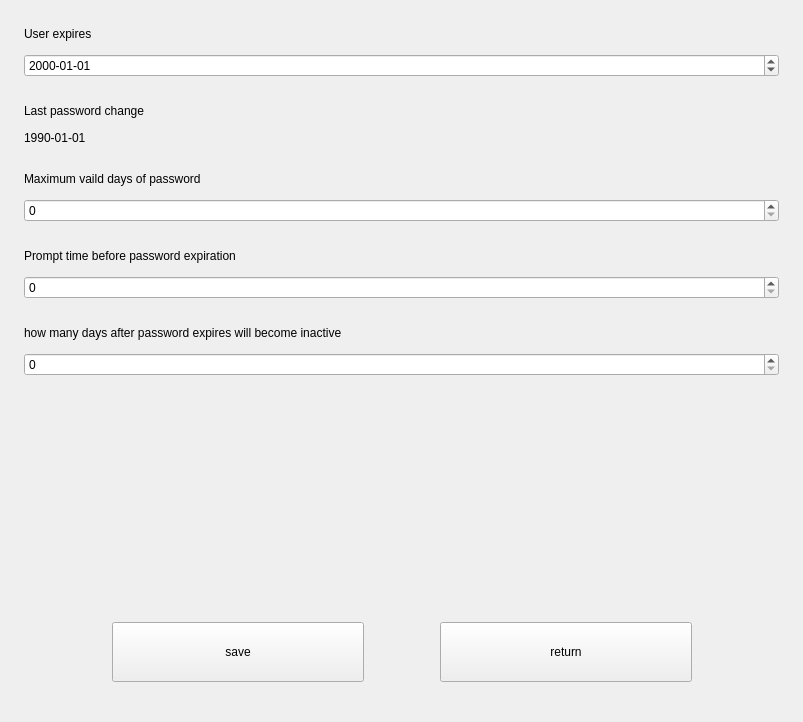
<?xml version="1.0" encoding="UTF-8"?>
<ui version="4.0">
 <class>PasswordExpirationPolicyPage</class>
 <widget class="QWidget" name="PasswordExpirationPolicyPage">
  <property name="geometry">
   <rect>
    <x>0</x>
    <y>0</y>
    <width>803</width>
    <height>722</height>
   </rect>
  </property>
  <property name="windowTitle">
   <string>PasswordExpirationPolicyPage</string>
  </property>
  <layout class="QVBoxLayout" name="verticalLayout">
   <property name="spacing">
    <number>0</number>
   </property>
   <property name="leftMargin">
    <number>24</number>
   </property>
   <property name="topMargin">
    <number>0</number>
   </property>
   <property name="rightMargin">
    <number>24</number>
   </property>
   <property name="bottomMargin">
    <number>0</number>
   </property>
   <item>
    <layout class="QHBoxLayout" name="layout_labelUserExpires">
     <property name="topMargin">
      <number>24</number>
     </property>
     <property name="bottomMargin">
      <number>10</number>
     </property>
     <item>
      <widget class="QLabel" name="label">
       <property name="text">
        <string>User expires</string>
       </property>
      </widget>
     </item>
     <item>
      <spacer name="horizontalSpacer_4">
       <property name="orientation">
        <enum>Qt::Horizontal</enum>
       </property>
       <property name="sizeHint" stdset="0">
        <size>
         <width>40</width>
         <height>20</height>
        </size>
       </property>
      </spacer>
     </item>
    </layout>
   </item>
   <item>
    <layout class="QHBoxLayout" name="horizontalLayout_2">
     <item>
      <widget class="QDateEdit" name="dateEdit_userExpires">
       <property name="displayFormat">
        <string>yyyy-MM-dd</string>
       </property>
      </widget>
     </item>
    </layout>
   </item>
   <item>
    <layout class="QHBoxLayout" name="horizontalLayout_3">
     <property name="topMargin">
      <number>24</number>
     </property>
     <property name="bottomMargin">
      <number>10</number>
     </property>
     <item>
      <widget class="QLabel" name="label_2">
       <property name="text">
        <string>Last password change</string>
       </property>
      </widget>
     </item>
     <item>
      <spacer name="horizontalSpacer_5">
       <property name="orientation">
        <enum>Qt::Horizontal</enum>
       </property>
       <property name="sizeHint" stdset="0">
        <size>
         <width>40</width>
         <height>20</height>
        </size>
       </property>
      </spacer>
     </item>
    </layout>
   </item>
   <item>
    <layout class="QHBoxLayout" name="horizontalLayout_4">
     <item>
      <widget class="QLabel" name="label_lastPasswdChange">
       <property name="text">
        <string>1990-01-01</string>
       </property>
      </widget>
     </item>
    </layout>
   </item>
   <item>
    <layout class="QHBoxLayout" name="layout_PwdMaximumVaildDays">
     <property name="topMargin">
      <number>24</number>
     </property>
     <property name="bottomMargin">
      <number>10</number>
     </property>
     <item>
      <widget class="QLabel" name="label_3">
       <property name="text">
        <string>Maximum vaild days of password</string>
       </property>
      </widget>
     </item>
     <item>
      <spacer name="horizontalSpacer_6">
       <property name="orientation">
        <enum>Qt::Horizontal</enum>
       </property>
       <property name="sizeHint" stdset="0">
        <size>
         <width>40</width>
         <height>20</height>
        </size>
       </property>
      </spacer>
     </item>
    </layout>
   </item>
   <item>
    <layout class="QHBoxLayout" name="horizontalLayout_7">
     <item>
      <widget class="QSpinBox" name="spinBox_passwdMaxVaildDays"/>
     </item>
    </layout>
   </item>
   <item>
    <layout class="QHBoxLayout" name="layout_passwdExpirationPromptTime">
     <property name="topMargin">
      <number>24</number>
     </property>
     <property name="bottomMargin">
      <number>10</number>
     </property>
     <item>
      <widget class="QLabel" name="label_4">
       <property name="text">
        <string>Prompt time before password expiration</string>
       </property>
      </widget>
     </item>
     <item>
      <spacer name="horizontalSpacer_7">
       <property name="orientation">
        <enum>Qt::Horizontal</enum>
       </property>
       <property name="sizeHint" stdset="0">
        <size>
         <width>40</width>
         <height>20</height>
        </size>
       </property>
      </spacer>
     </item>
    </layout>
   </item>
   <item>
    <layout class="QHBoxLayout" name="horizontalLayout_8">
     <item>
      <widget class="QSpinBox" name="spinBox_promptTime"/>
     </item>
    </layout>
   </item>
   <item>
    <layout class="QHBoxLayout" name="layout_passwdInactive">
     <property name="topMargin">
      <number>24</number>
     </property>
     <property name="bottomMargin">
      <number>10</number>
     </property>
     <item>
      <widget class="QLabel" name="label_5">
       <property name="text">
        <string>how many days after password expires will become inactive</string>
       </property>
      </widget>
     </item>
     <item>
      <spacer name="horizontalSpacer_8">
       <property name="orientation">
        <enum>Qt::Horizontal</enum>
       </property>
       <property name="sizeHint" stdset="0">
        <size>
         <width>40</width>
         <height>20</height>
        </size>
       </property>
      </spacer>
     </item>
    </layout>
   </item>
   <item>
    <layout class="QHBoxLayout" name="horizontalLayout_9">
     <item>
      <widget class="QSpinBox" name="spinBox_inactiveDays"/>
     </item>
    </layout>
   </item>
   <item>
    <spacer name="verticalSpacer">
     <property name="orientation">
      <enum>Qt::Vertical</enum>
     </property>
     <property name="sizeHint" stdset="0">
      <size>
       <width>20</width>
       <height>40</height>
      </size>
     </property>
    </spacer>
   </item>
   <item>
    <layout class="QHBoxLayout" name="horizontalLayout_11">
     <property name="bottomMargin">
      <number>40</number>
     </property>
     <item>
      <spacer name="horizontalSpacer_2">
       <property name="orientation">
        <enum>Qt::Horizontal</enum>
       </property>
       <property name="sizeHint" stdset="0">
        <size>
         <width>40</width>
         <height>20</height>
        </size>
       </property>
      </spacer>
     </item>
     <item>
      <widget class="QPushButton" name="btn_save">
       <property name="sizePolicy">
        <sizepolicy hsizetype="Fixed" vsizetype="Fixed">
         <horstretch>0</horstretch>
         <verstretch>0</verstretch>
        </sizepolicy>
       </property>
       <property name="minimumSize">
        <size>
         <width>252</width>
         <height>60</height>
        </size>
       </property>
       <property name="maximumSize">
        <size>
         <width>252</width>
         <height>60</height>
        </size>
       </property>
       <property name="text">
        <string>save</string>
       </property>
      </widget>
     </item>
     <item>
      <spacer name="horizontalSpacer">
       <property name="orientation">
        <enum>Qt::Horizontal</enum>
       </property>
       <property name="sizeType">
        <enum>QSizePolicy::Fixed</enum>
       </property>
       <property name="sizeHint" stdset="0">
        <size>
         <width>76</width>
         <height>20</height>
        </size>
       </property>
      </spacer>
     </item>
     <item>
      <widget class="QPushButton" name="btn_return">
       <property name="sizePolicy">
        <sizepolicy hsizetype="Fixed" vsizetype="Fixed">
         <horstretch>0</horstretch>
         <verstretch>0</verstretch>
        </sizepolicy>
       </property>
       <property name="minimumSize">
        <size>
         <width>252</width>
         <height>60</height>
        </size>
       </property>
       <property name="maximumSize">
        <size>
         <width>252</width>
         <height>60</height>
        </size>
       </property>
       <property name="text">
        <string>return</string>
       </property>
      </widget>
     </item>
     <item>
      <spacer name="horizontalSpacer_3">
       <property name="orientation">
        <enum>Qt::Horizontal</enum>
       </property>
       <property name="sizeHint" stdset="0">
        <size>
         <width>40</width>
         <height>20</height>
        </size>
       </property>
      </spacer>
     </item>
    </layout>
   </item>
  </layout>
 </widget>
 <resources/>
 <connections/>
</ui>
